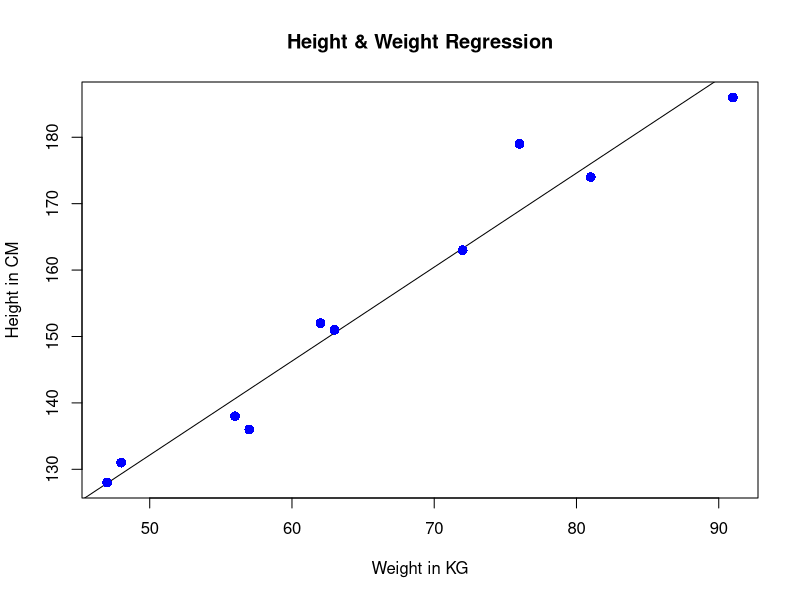

The R source for this figure: (Note: this script raises an error after producing the figure.)
library(ggplot2)
library(S7)

x = c(151,174,138,186,128,136,179,163,152,131)
y = c(63,81,56,91,47,57,76,72,62,48)

# lm = linear model
relation <- lm(y~x)
print(relation)
print(summary(relation))

# predict
a = data.frame(x = 170)
result = predict(relation,a)
print(result)

plot(y,x,col="blue", main="Height & Weight Regression", 
     abline(lm(x~y)), cex=1.3, pch=16, xlab="Weight in KG", ylab = "Height in CM")

f = -38.4551 + 0.6746(170)
f
